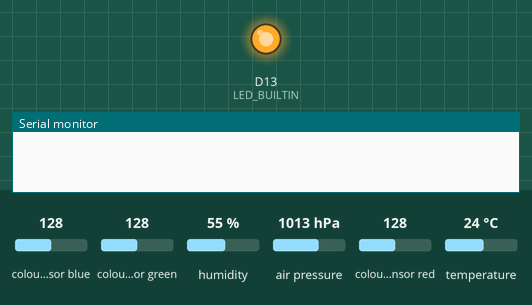
The sketch below on a simulated Arduino Nano 33 BLE. Shown: output pins drawn as LEDs (lit = HIGH), the last lines printed to the serial monitor. The inputs (shaded band) are chosen by the test bench; at power-on: colour sensor blue 128, colour sensor green 128, humidity 55 %, air pressure 1013 hPa, colour sensor red 128, temperature 24 °C.

Above: at 0.5 s.
At 3.0 s:
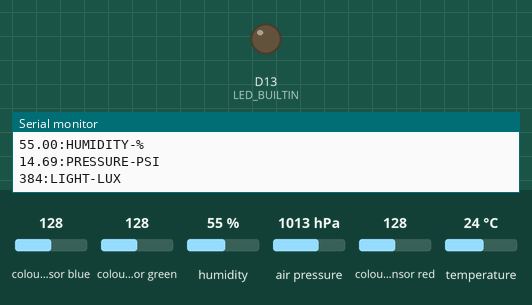
Timing chart, 0 to 6.5 s (numbered marks = the images above):
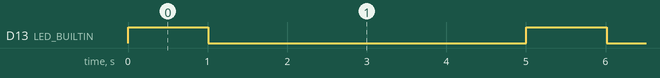

The sketch:

TestSensors3_1.ino
```cpp
// This code will read the temperature, humidity, pressure, and light data at specified intervals and print the data to the serial monitor
// Author: Chris Hazel
// Date: 2020.04.08

#include <Arduino_HTS221.h>
#include <Arduino_LPS22HB.h>
#include <Arduino_APDS9960.h>

void setup() {
    Serial.begin(9600);
    while (!Serial);


    if (!HTS.begin()) {
        Serial.println("Failed to initialize humidity temperature sensor!");
        while(1);
    }

    if (!BARO.begin()) {
        Serial.println("Failed to initialize pressure sensor!");
        while(1);
    }

    if (!APDS.begin()){
        Serial.println("Failed to initialize ligth sensor!");
        while(1);
    }

    //Initialize the LED light to confirm that the sensor is collecting data
    pinMode(LED_BUILTIN, OUTPUT);

    //PRINT THE HEADER
    //Serial.println("Temperature, Humidity, Pressure, Light");

}

void loop() {

    //Blink LED light to confirm data collection
    digitalWrite(LED_BUILTIN, HIGH);

    float temperature = HTS.readTemperature(FAHRENHEIT);
    float humidity = HTS.readHumidity();
    float pressure = BARO.readPressure(PSI);
    int r, g, b, light; //Set to the 0 incase the light cannot be read

    if (APDS.colorAvailable())
        delay(5);

    APDS.readColor(r, g, b, light); //will only read the ambient light component

    delay(1000);
    digitalWrite(LED_BUILTIN, LOW);

    Serial.print(temperature);
    Serial.println(":TEMPERATURE-F");

    Serial.print(humidity);
    Serial.println(":HUMIDITY-%");

    Serial.print(pressure);
    Serial.println(":PRESSURE-PSI");

    Serial.print(light);
    Serial.println(":LIGHT-LUX");

    Serial.println();


/*
    Serial.print("Temperature = ");
    Serial.print(temperature);
    Serial.println(" F");

    Serial.print("Humidity = ");
    Serial.print(humidity);
    Serial.println(" %");

    Serial.print("Pressure = ");
    Serial.print(pressure);
    Serial.println(" PSI");

    Serial.print("Light = ");
    Serial.print(light);
    Serial.println(" units"); //need to clarify the units of abient light, may be lux

    Serial.print("Sound Average = ");
    Serial.print(soundAvg);
    Serial.println(" dB");

    Serial.println("------");

*/
    //repeat process every 4 seconds, so that record happens every 5 seconds
    delay(3995);
}
```

Measured:
- by itself, D13 (LED_BUILTIN): alternates HIGH for 1.0 s and LOW for 4.0 s
